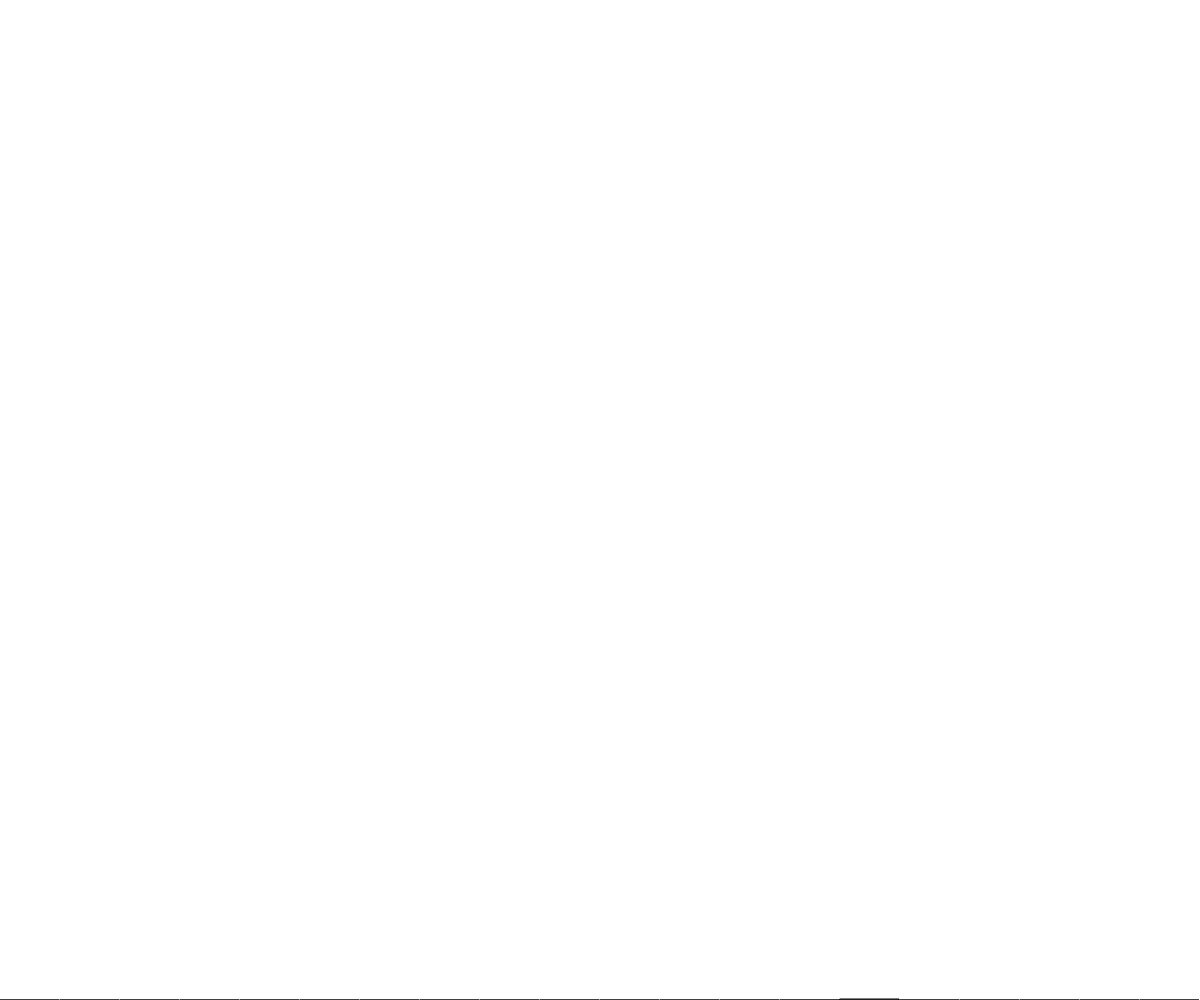
Frame 1 (no input)
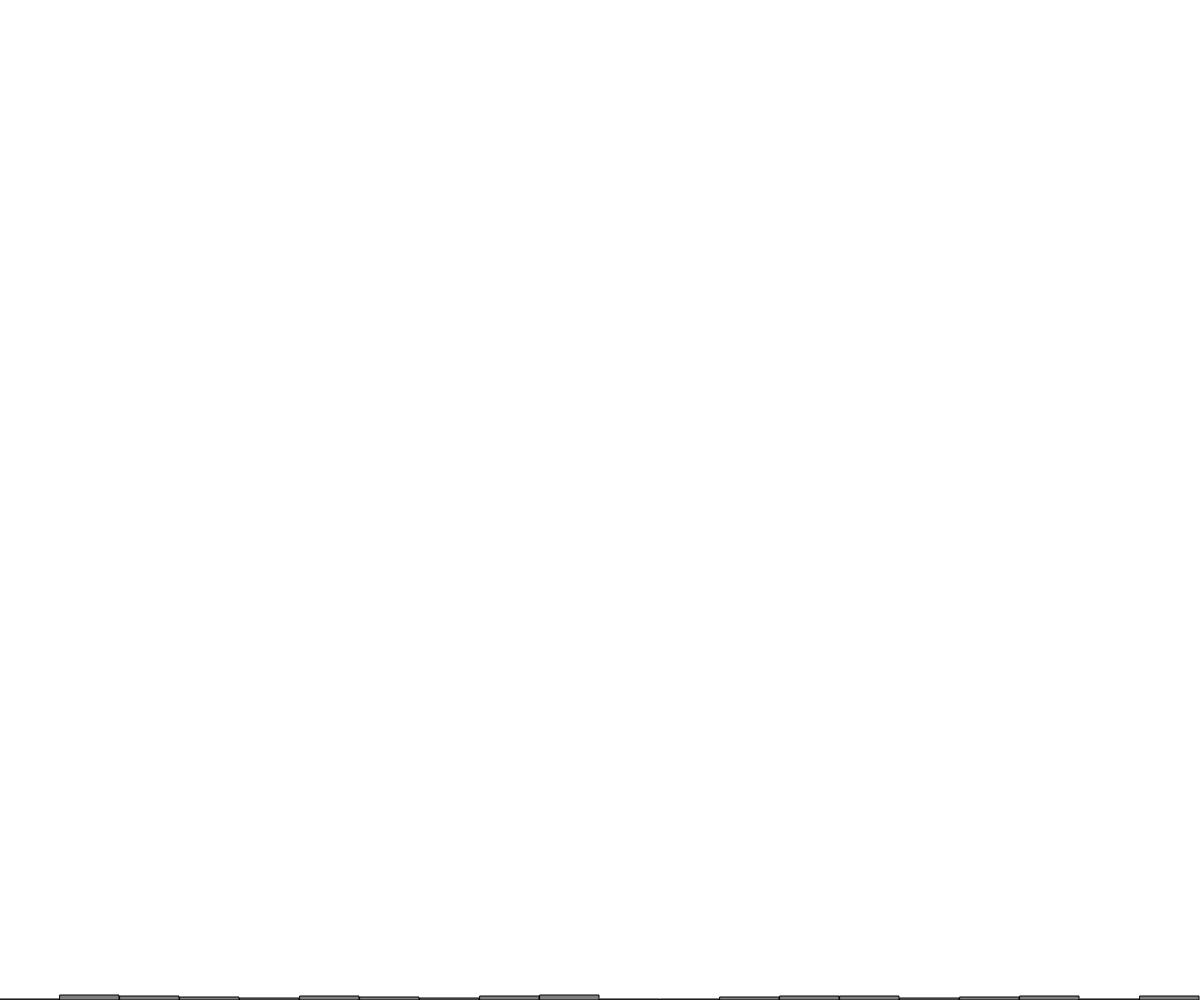
Frame 60 (no input)
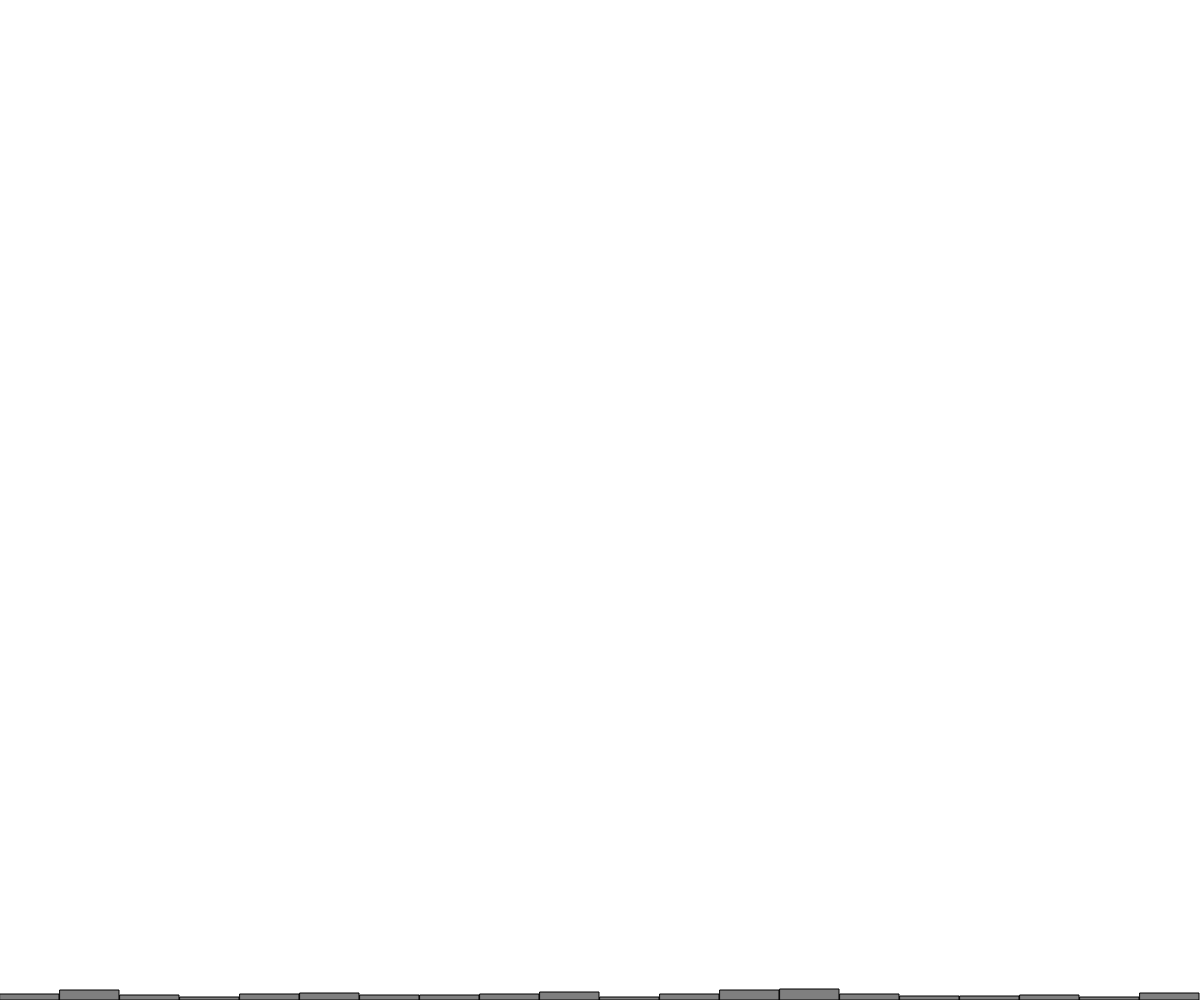
Frame 120 (the mouse pressed at the canvas centre since frame 60)

The p5.js sketch that drew these frames (run headless with seeded random() and noise() and a simulated clock; from frame 60 on, the mouse is pressed at the canvas centre):

// p5.js sketch
// ── sketch.js

let randomCounts = [];
let total = 20;

function setup() {
  createCanvas(windowWidth, windowHeight);
  // Initialiser la liste avec des 0
  for (let i = 0; i < total; i++) {
    randomCounts[i] = 0;
  }
}

function draw() {
  background(255);
  // On incrémente chaque indice pour montrer la distribution finale
  let index = floor(random(randomCounts.length));
  randomCounts[index]++;

  stroke(0);
  fill(127);
  let w = width / randomCounts.length;

  for (let x = 0; x < randomCounts.length; x++) {
    rect(x * w, height - randomCounts[x], w - 1, randomCounts[x]);
  }
}
